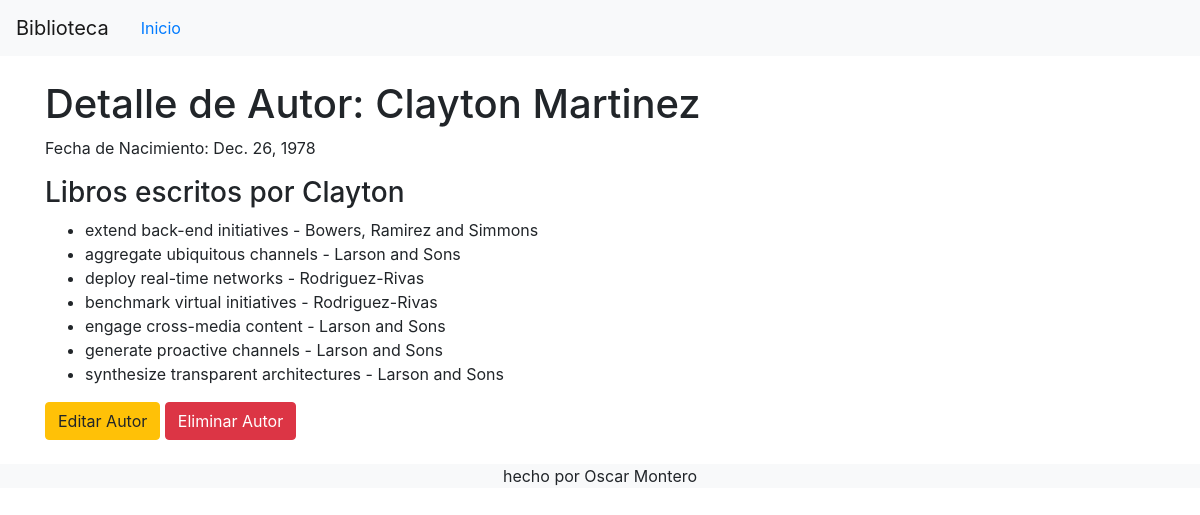
/authors/77/, run on the app's committed database.
### library/models.py (models this page shows, shortened)
class Author(models.Model):
    first_name = models.CharField(max_length=100)
    last_name = models.CharField(max_length=100)
    birth_date = models.DateField()

class Book(models.Model):
    title = models.CharField(max_length=200)
    authors = models.ManyToManyField(Author)
    publisher = models.ForeignKey(Publisher, on_delete=models.CASCADE)
    publication_date = models.DateField()

class Publisher(models.Model):
    name = models.CharField(max_length=100)
    address = models.CharField(max_length=200)
    city = models.CharField(max_length=100)
    state_province = models.CharField(max_length=100)
    country = models.CharField(max_length=100)
    website = models.URLField()

### library/views.py (the view)
# urls.py: path('authors/<int:id>/', views.author_detail, name='author_detail'),
def author_detail(request, id):
    author = get_object_or_404(Author, id=id)
    books = author.book_set.all()
    return render(request, 'author_detail.html', {'author': author, 'books': books})

### library/templates/author_detail.html
{% extends 'index.html' %}
{% block content %}
<h1>Detalle de Autor: {{ author.first_name }} {{ author.last_name }}</h1>
<p>Fecha de Nacimiento: {{ author.birth_date }}</p>
<h3>Libros escritos por {{ author.first_name }}</h3>
<ul>
    {% for book in books %}
        <li>{{ book.title }} - {{ book.publisher.name }}</li>
    {% endfor %}
</ul>
<a href="{% url 'author_edit' author.id %}" class="btn btn-warning">Editar Autor</a>
<a href="{% url 'author_delete' author.id %}" class="btn btn-danger">Eliminar Autor</a>
{% endblock %}

### data on the page
Author: first_name "Clayton", last_name "Martinez", birth_date "Dec. 26, 1978"
Book: title "extend back-end initiatives", publisher.name "Bowers, Ramirez and Simmons"
Book: title "aggregate ubiquitous channels", publisher.name "Larson and Sons"
Book: title "deploy real-time networks", publisher.name "Rodriguez-Rivas"
Book: title "benchmark virtual initiatives", publisher.name "Rodriguez-Rivas"
Book: title "engage cross-media content", publisher.name "Larson and Sons"
Book: title "generate proactive channels", publisher.name "Larson and Sons"
Book: title "synthesize transparent architectures", publisher.name "Larson and Sons"
